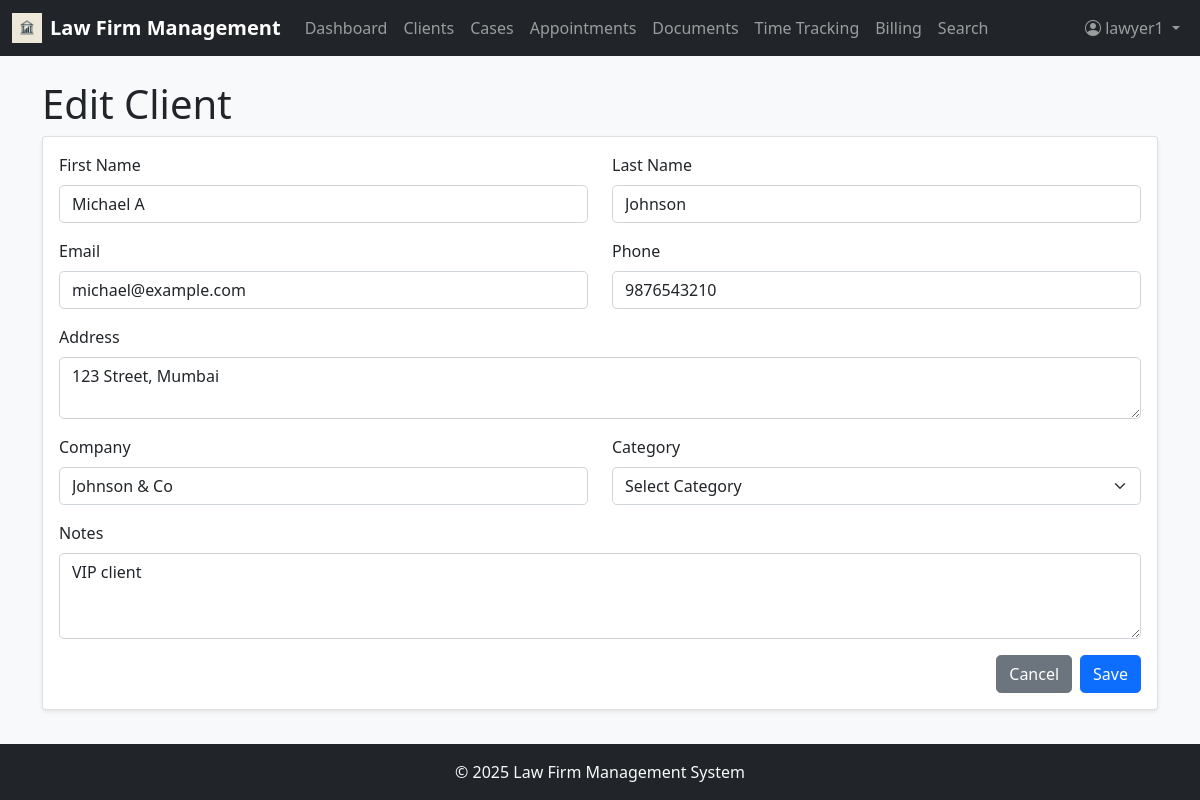
/clients/1/edit (signed in), run on the app's committed database.
### app/models.py (models this page shows, shortened)
class User(UserMixin, db.Model):
    id = db.Column(db.Integer, primary_key=True)
    username = db.Column(db.String(64), index=True, unique=True)
    email = db.Column(db.String(120), index=True, unique=True)
    password_hash = db.Column(db.String(128))
    first_name = db.Column(db.String(64))
    last_name = db.Column(db.String(64))
    role = db.Column(db.String(20))  # 'admin' (full access to system; manage users, roles, permissions, clients, cases, billing, payments; approve/reject invoices/time entries; access analytics, financial reports, firm-wide dashboards; configure system settings (billing rates, document categories, practice areas); assign lawyers/staff to cases), 'lawyer' (manage own cases & clients; add/edit case details, appointments, documents, time entries; track billable hours; generate invoices (pending admin approval); search legal database, access case law, add citations to cases; communicate with clients via notes/messages; cannot create/remove other users), 'staff' (support role, limited permissions; schedule appointments; upload and manage documents (evidence, contracts); draft invoices (cannot approve/send); record time entries on behalf of lawyers (if permitted); cannot delete cases or clients; cannot assign users)
    hourly_rate = db.Column(db.Float)
    cases = db.relationship('Case', secondary=case_assignments, backref=db.backref('assigned_users', lazy='dynamic'))
    time_entries = db.relationship('TimeEntry', backref='user', lazy='dynamic')

class Client(db.Model):
    id = db.Column(db.Integer, primary_key=True)
    first_name = db.Column(db.String(64))
    last_name = db.Column(db.String(64))
    email = db.Column(db.String(120))
    phone = db.Column(db.String(20))
    address = db.Column(db.String(256))
    company = db.Column(db.String(128))
    category = db.Column(db.String(64))
    notes = db.Column(db.Text)
    cases = db.relationship('Case', backref='client', lazy='dynamic')
    appointments = db.relationship('Appointment', backref='client', lazy='dynamic')
    documents = db.relationship('Document', backref='client', lazy='dynamic')

### app/routes.py (the view, shortened to what this page needs)
@app.route('/clients/<int:id>/edit', methods=['GET', 'POST'])
@login_required
@role_required(['admin', 'lawyer'])
def edit_client(id):
    client = Client.query.get_or_404(id)
    return render_template('client_form.html', client=client)

### app/__init__.py (called while the page is built)
@login.user_loader
def load_user(id):
    return User.query.get(int(id))

### app/routes.py (called while the page is built)
def role_required(allowed_roles):
    def decorator(f):
        @wraps(f)
        def decorated_function(*args, **kwargs):
            if current_user.is_anonymous or current_user.role not in allowed_roles:
                flash('You do not have permission to access this page.')
                return redirect(url_for('dashboard')) # Redirect to dashboard or login
            return f(*args, **kwargs)
        return decorated_function
    return decorator

### app/templates/client_form.html (shortened to what this page needs)
{% extends "base.html" %}
{% block content %}
<h1>{% if client %}Edit Client{% else %}Add New Client{% endif %}</h1>
<div class="card">
    <div class="card-body">
        <form method="POST">
            <div class="row mb-3">
                <div class="col-md-6">
                    <label class="form-label">First Name</label>
                    <input type="text" class="form-control" name="first_name" value="{{ client.first_name if client else '' }}" required>
                </div>
                <div class="col-md-6">
                    <label class="form-label">Last Name</label>
                    <input type="text" class="form-control" name="last_name" value="{{ client.last_name if client else '' }}" required>
                </div>
            </div>
            <div class="row mb-3">
                <div class="col-md-6">
                    <label class="form-label">Email</label>
                    <input type="email" class="form-control" name="email" value="{{ client.email if client else '' }}">
                </div>
                <div class="col-md-6">
                    <label class="form-label">Phone</label>
                    <input type="text" class="form-control" name="phone" value="{{ client.phone if client else '' }}">
                </div>
            </div>
            <div class="mb-3">
                <label class="form-label">Address</label>
                <textarea class="form-control" name="address" rows="2">{{ client.address if client else '' }}</textarea>
            </div>
            <div class="row mb-3">
                <div class="col-md-6">
                    <label class="form-label">Company</label>
                    <input type="text" class="form-control" name="company" value="{{ client.company if client else '' }}">
                </div>
                <div class="col-md-6">
                    <label class="form-label">Category</label>
                    <select class="form-select" name="category">
                        <option value="">Select Category</option>
                    </select>
                </div>
            </div>
            <div class="mb-3">
                <label class="form-label">Notes</label>
                <textarea class="form-control" name="notes" rows="3">{{ client.notes if client else '' }}</textarea>
            </div>
            <div class="d-flex justify-content-end">
                <a href="{{ url_for('clients') }}" class="btn btn-secondary me-2">Cancel</a>
                <button type="submit" class="btn btn-primary">Save</button>
            </div>
        </form>
    </div>
</div>
{% endblock %}

### app/templates/base.html (shortened to what this page needs)
<!DOCTYPE html>
<html lang="en">
  <head>
    <link
      href="https://cdn.jsdelivr.net/npm/bootstrap@5.1.3/dist/css/bootstrap.min.css"
      rel="stylesheet"
    />
    <link
      rel="stylesheet"
      href="https://cdn.jsdelivr.net/npm/bootstrap-icons@1.8.1/font/bootstrap-icons.css"
    />
    <link
      href="{{ url_for('static', filename='css/style.css') }}"
      rel="stylesheet"
    />
  </head>
  <body class="d-flex flex-column min-vh-100">
    <nav class="navbar navbar-expand-lg navbar-dark bg-dark">
      <div class="container-fluid">
        <a
          class="navbar-brand d-flex align-items-center"
          href="{{ url_for('dashboard') }}"
        >
          <img
            src="{{ url_for('static', filename='images/lawfirm-logo.jpg') }}"
            alt="Logo"
            width="30"
            height="30"
            class="d-inline-block align-text-top me-2"
          />
          Law Firm Management
        </a>
        <div class="collapse navbar-collapse" id="navbarNav">
          <ul class="navbar-nav me-auto">
            <li class="nav-item">
              <a
                class="nav-link {% if request.endpoint == 'dashboard' %}active{% endif %}"
                href="{{ url_for('dashboard') }}"
              >
                Dashboard
              </a>
            </li>
            <li class="nav-item">
              <a
                class="nav-link {% if request.endpoint == 'clients' %}active{% endif %}"
                href="{{ url_for('clients') }}"
              >
                Clients
              </a>
            </li>
            <li class="nav-item">
              <a
                class="nav-link {% if request.endpoint == 'cases' %}active{% endif %}"
                href="{{ url_for('cases') }}"
              >
                Cases
              </a>
            </li>
            <li class="nav-item">
              <a
                class="nav-link {% if request.endpoint == 'appointments' %}active{% endif %}"
                href="{{ url_for('appointments') }}"
              >
                Appointments
              </a>
            </li>
            <li class="nav-item">
              <a
                class="nav-link {% if request.endpoint == 'documents' %}active{% endif %}"
                href="{{ url_for('documents') }}"
              >
                Documents
              </a>
            </li>
            <li class="nav-item">
              <a
                class="nav-link {% if request.endpoint == 'time_tracking' %}active{% endif %}"
                href="{{ url_for('time_tracking') }}"
              >
                Time Tracking
              </a>
            </li>
            <li class="nav-item">
              <a
                class="nav-link {% if request.endpoint == 'billing' %}active{% endif %}"
                href="{{ url_for('billing') }}"
              >
                Billing
              </a>
            </li>
            <li class="nav-item">
              <a
                class="nav-link {% if request.endpoint == 'search' %}active{% endif %}"
                href="{{ url_for('search') }}"
              >
                Search
              </a>
            </li>
          </ul>
          <ul class="navbar-nav">
            {% if current_user.is_anonymous %}
            <li class="nav-item">
              <a class="nav-link" href="{{ url_for('login') }}">Login</a>
            </li>
            {% else %}
            <li class="nav-item dropdown">
              <a
                class="nav-link dropdown-toggle"
                href="#"
                id="navbarDropdown"
                role="button"
                data-bs-toggle="dropdown"
              >
                <i class="bi bi-person-circle"></i> {{ current_user.username }}
              </a>
            </li>
            {% endif %}
          </ul>
        </div>
      </div>
    </nav>
    <main class="flex-grow-1 container mt-4">
       {% block content %}{% endblock %}
    </main>
    <footer class="footer mt-auto py-3 bg-dark text-light">
      <div class="container text-center">
        <span>© <span id="year"></span> Law Firm Management System</span>
      </div>
    </footer>
  </body>
</html>

### app/static/css/style.css (style rules this page uses)
body { font-family: 'Segoe UI', Tahoma, Geneva, Verdana, sans-serif; background-color: #f8f9fa; }
.footer { margin-top: auto; padding: 1rem 0; background-color: #343a40; color: #fff; }
.card { box-shadow: 0 0.125rem 0.25rem rgba(0, 0, 0, 0.075); border: 1px solid rgba(0, 0, 0, 0.125); }
.navbar-brand { font-weight: bold; }
.btn { border-radius: 0.3rem; }
.form-control, .form-select { border-radius: 0.3rem; }

### data on the page
User: username "lawyer1"
Client: first_name "Michael A", last_name "Johnson", email "michael@example.com", phone "9876543210", address "123 Street, Mumbai", company "Johnson & Co", notes "VIP client"
